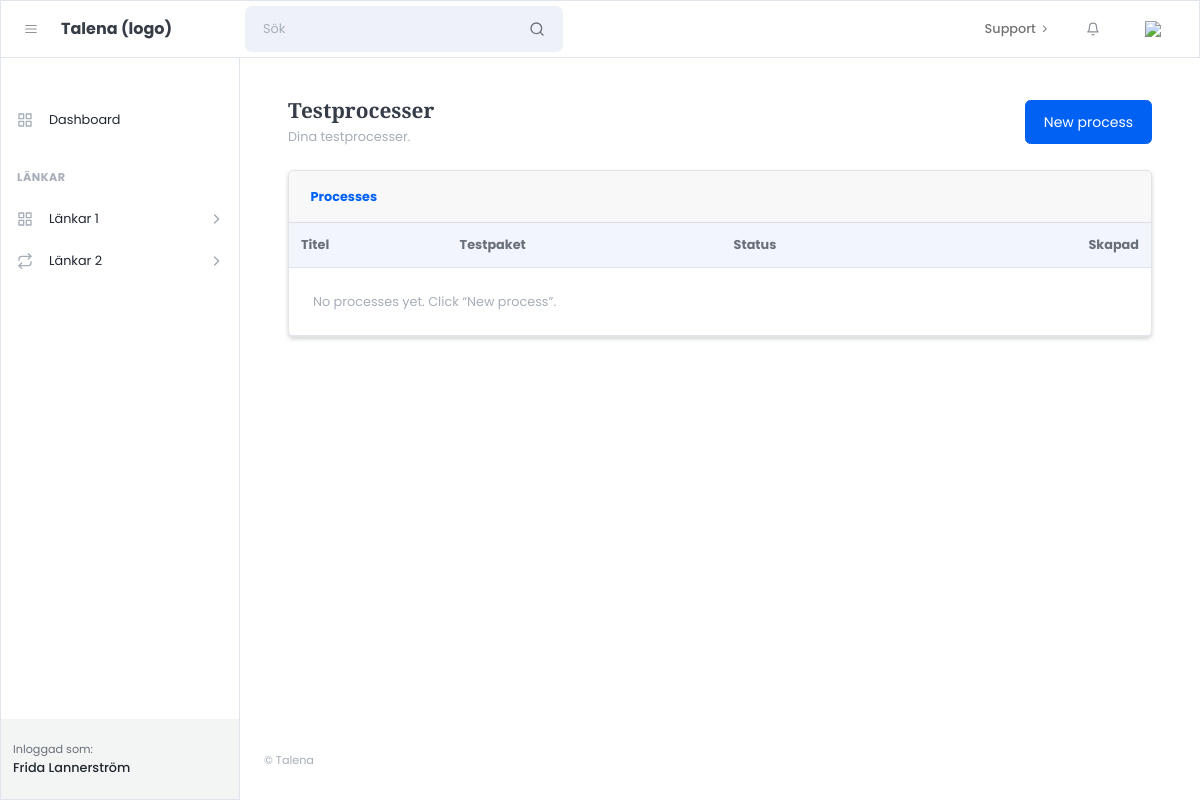
Page /processes/ (signed in) on the earlier database version.
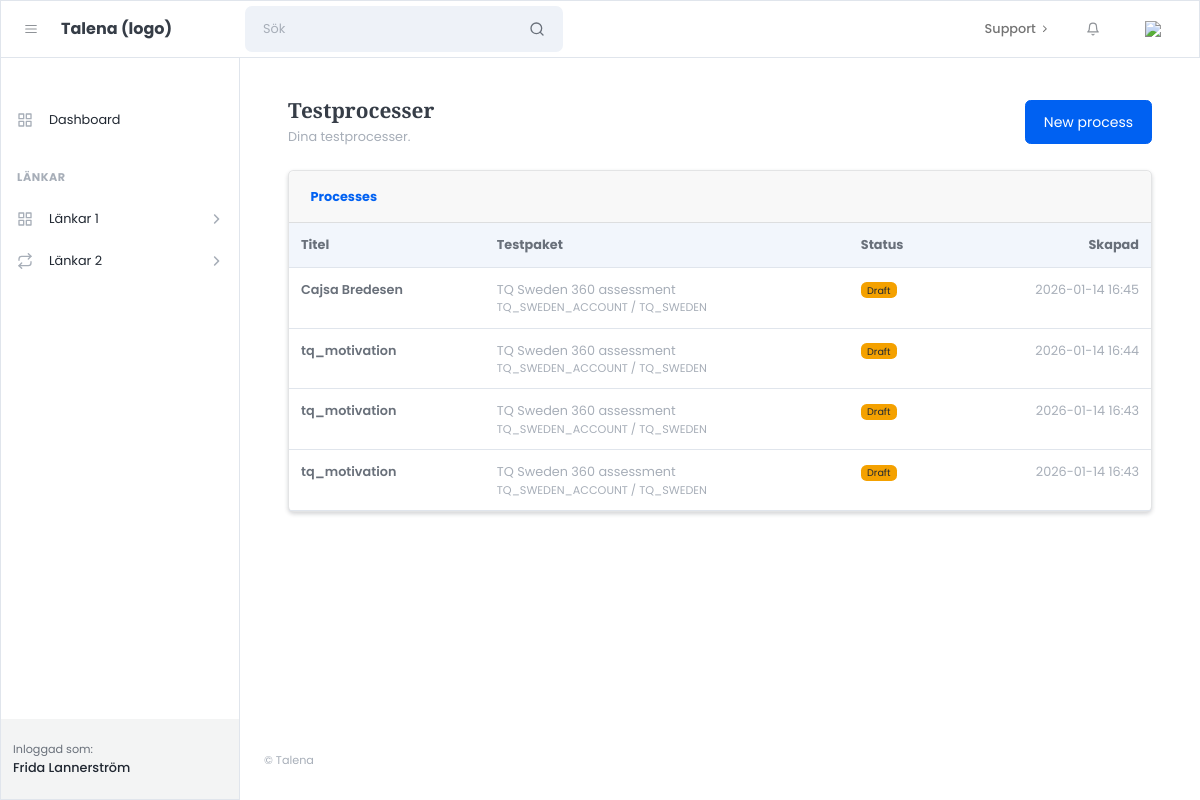
Same page on the later database version.
### apps/accounts/models.py (models this page shows)
class User(AbstractUser):
    class Role(models.TextChoices):
        ADMIN = "admin", "Admin"
        CUSTOMER = "customer", "Customer"
    role = models.CharField(
        max_length=20,
        choices=Role.choices,
        default=Role.CUSTOMER,
    )

### apps/processes/models.py (models this page shows, shortened)
class TestProcess(models.Model):
    STATUS_CHOICES = [
        ("draft", "Draft"),
        ("active", "Active"),
        ("closed", "Closed"),
    ]
    name = models.CharField(max_length=255)
    provider = models.CharField(max_length=50, default="sova")
    account_code = models.CharField(max_length=255)
    project_code = models.CharField(max_length=255)
    project_name_snapshot = models.CharField(max_length=255, blank=True, default="")
    job_title = models.CharField(max_length=255, blank=True, default="")
    job_location = models.CharField(max_length=255, blank=True, default="")
    notes = models.TextField(blank=True, default="")
    status = models.CharField(max_length=20, choices=STATUS_CHOICES, default="draft")
    created_by = models.ForeignKey(
        settings.AUTH_USER_MODEL,
        on_delete=models.CASCADE,
        related_name="test_processes",
    )
    created_at = models.DateTimeField(auto_now_add=True)
    class Meta:
        ordering = ["-created_at"]

### apps/processes/views.py (the view)
# urls.py: path("processes/", views.process_list, name="process_list"),
@login_required
def process_list(request):
    processes = TestProcess.objects.filter(created_by=request.user)
    return render(request, "customer/processes/process_list.html", {"processes": processes})

### templates/customer/processes/process_list.html
{% extends "customer/core/layouts/customer_base.html" %}
{% block content %}
<div class="container-fluid px-4">
  <div class="d-flex align-items-center justify-content-between mb-4">
    <div>
      <h1 class="h3 mb-1">Testprocesser</h1>
      <div class="text-muted">Dina testprocesser.</div>
    </div>
    <a class="btn btn-primary" href="{% url 'process_create' %}">New process</a>
  </div>
  <div class="card shadow-sm">
    <div class="card-header"><strong>Processes</strong></div>
    <div class="card-body p-0">
      <div class="table-responsive">
        <table class="table mb-0">
          <thead class="bg-light">
            <tr>
              <th>Titel</th>
              <th>Testpaket</th>
              <th>Status</th>
              <th class="text-end">Skapad</th>
            </tr>
          </thead>
          <tbody>
            {% for p in processes %}
              <tr>
                <td class="fw-semibold">{{ p.name }}</td>
                <td class="text-muted">
                  {{ p.project_name_snapshot }}
                  <div class="small text-muted">{{ p.account_code }} / {{ p.project_code }}</div>
                </td>
                <td>
                  {% if p.status == "active" %}
                    <span class="badge bg-success">Active</span>
                  {% elif p.status == "closed" %}
                    <span class="badge bg-secondary">Closed</span>
                  {% else %}
                    <span class="badge bg-warning text-dark">Draft</span>
                  {% endif %}
                </td>
                <td class="text-end text-muted">{{ p.created_at|date:"Y-m-d H:i" }}</td>
              </tr>
            {% empty %}
              <tr>
                <td colspan="4" class="p-4 text-muted">No processes yet. Click “New process”.</td>
              </tr>
            {% endfor %}
          </tbody>
        </table>
      </div>
    </div>
  </div>
</div>
{% endblock %}

### templates/customer/core/layouts/customer_base.html (shortened to what this page needs)
{% load static %}
<!DOCTYPE html>
<html lang="en">
<head>
  <link href="https://cdn.jsdelivr.net/npm/litepicker/dist/css/litepicker.css" rel="stylesheet" />
  <link href="{% static 'css/style.css' %}" rel="stylesheet" />
</head>
<body class="nav-fixed">
  {% include "../partials/customer_header.html" %}
  <div id="layoutSidenav">
    {% include "../partials/customer_sidebar.html" %}
    <div id="layoutSidenav_content">
      <main>
        <div class="container-xl px-4 mt-5">
        {% block content %}{% endblock %}
        </div>
      </main>
      {% include "../partials/customer_footer.html" %}
    </div>
  </div>
</body>
</html>

### templates/customer/core/partials/customer_header.html (shortened to what this page needs)
<nav class="topnav navbar navbar-expand justify-content-between justify-content-sm-start navbar-light bg-white border" id="sidenavAccordion">
            <button class="btn btn-icon btn-transparent-dark order-1 order-lg-0 me-2 ms-lg-2 me-lg-0" id="sidebarToggle"><i data-feather="menu"></i></button>
            <a class="navbar-brand pe-3 ps-4 ps-lg-2">Talena (logo)</a>
            <form class="form-inline me-auto d-none d-lg-block me-3">
                <div class="input-group input-group-joined input-group-solid">
                    <input class="form-control pe-0" type="search" placeholder="Sök" aria-label="Sök" />
                    <div class="input-group-text"><i data-feather="search"></i></div>
                </div>
            </form>
            <ul class="navbar-nav align-items-center ms-auto">
                <li class="nav-item dropdown no-caret d-none d-md-block me-3">
                    <a class="nav-link dropdown-toggle" id="navbarDropdownDocs" href="javascript:void(0);" role="button" data-bs-toggle="dropdown" aria-haspopup="true" aria-expanded="false">
                        <div class="fw-500">Support</div>
                        <i class="fas fa-chevron-right dropdown-arrow"></i>
                    </a>
                </li>
                <li class="nav-item dropdown no-caret d-none d-sm-block me-3 dropdown-notifications">
                    <a class="btn btn-icon btn-transparent-dark dropdown-toggle" id="navbarDropdownAlerts" href="javascript:void(0);" role="button" data-bs-toggle="dropdown" aria-haspopup="true" aria-expanded="false"><i data-feather="bell"></i></a>
                </li>
                <li class="nav-item dropdown no-caret dropdown-user me-3 me-lg-4">
                    <a class="btn btn-icon btn-transparent-dark dropdown-toggle" id="navbarDropdownUserImage" href="javascript:void(0);" role="button" data-bs-toggle="dropdown" aria-haspopup="true" aria-expanded="false"><img class="img-fluid" src="assets/img/illustrations/profiles/profile-1.png" /></a>
                </li>
            </ul>
        </nav>

### templates/customer/core/partials/customer_sidebar.html (shortened to what this page needs)
<div id="layoutSidenav_nav">
                <nav class="sidenav sidenav-light border">
                    <div class="sidenav-menu">
                        <div class="nav accordion" id="accordionSidenav">
                            <div class="sidenav-menu-heading"></div>
                            <a class="nav-link" href="{% url 'customer_dashboard' %}">
                                <div class="nav-link-icon"><i data-feather="grid"></i></div>
                                Dashboard
                            </a>
                            <div class="sidenav-menu-heading">Länkar</div>
                            <a class="nav-link collapsed" href="javascript:void(0);" data-bs-toggle="collapse" data-bs-target="#collapsePages" aria-expanded="false" aria-controls="collapsePages">
                                <div class="nav-link-icon"><i data-feather="grid"></i></div>
                                Länkar 1
                                <div class="sidenav-collapse-arrow"><i class="fas fa-angle-down"></i></div>
                            </a>
                            <a class="nav-link collapsed" href="javascript:void(0);" data-bs-toggle="collapse" data-bs-target="#collapseFlows" aria-expanded="false" aria-controls="collapseFlows">
                                <div class="nav-link-icon"><i data-feather="repeat"></i></div>
                                Länkar 2
                                <div class="sidenav-collapse-arrow"><i class="fas fa-angle-down"></i></div>
                            </a>
                    </div>
                    </div>
                    <div class="sidenav-footer">
                        <div class="sidenav-footer-content">
                            <div class="sidenav-footer-subtitle">Inloggad som:</div>
                            <div class="sidenav-footer-title">{{ request.user.get_full_name }}</div>
                        </div>
                    </div>
                </nav>
            </div>

### templates/customer/core/partials/customer_footer.html
<footer class="footer-admin mt-auto footer-light">
  <div class="container-xl px-4">
    <div class="small text-muted py-3">© Talena</div>
  </div>
</footer>

Differences in the rows shown:
added TestProcess: name "Cajsa Bredesen", project_name_snapshot "TQ Sweden 360 assessment", account_code "TQ_SWEDEN_ACCOUNT", project_code "TQ_SWEDEN", status "Draft", created_at "2026-01-14 16:45"
added TestProcess: name "tq_motivation", project_name_snapshot "TQ Sweden 360 assessment", account_code "TQ_SWEDEN_ACCOUNT", project_code "TQ_SWEDEN", status "Draft", created_at "2026-01-14 16:44"
added TestProcess: name "tq_motivation", project_name_snapshot "TQ Sweden 360 assessment", account_code "TQ_SWEDEN_ACCOUNT", project_code "TQ_SWEDEN", status "Draft", created_at "2026-01-14 16:43"
added TestProcess: name "tq_motivation", project_name_snapshot "TQ Sweden 360 assessment", account_code "TQ_SWEDEN_ACCOUNT", project_code "TQ_SWEDEN", status "Draft", created_at "2026-01-14 16:43"
Other differences:
text no longer shown: "No processes yet. Click “New process”."
